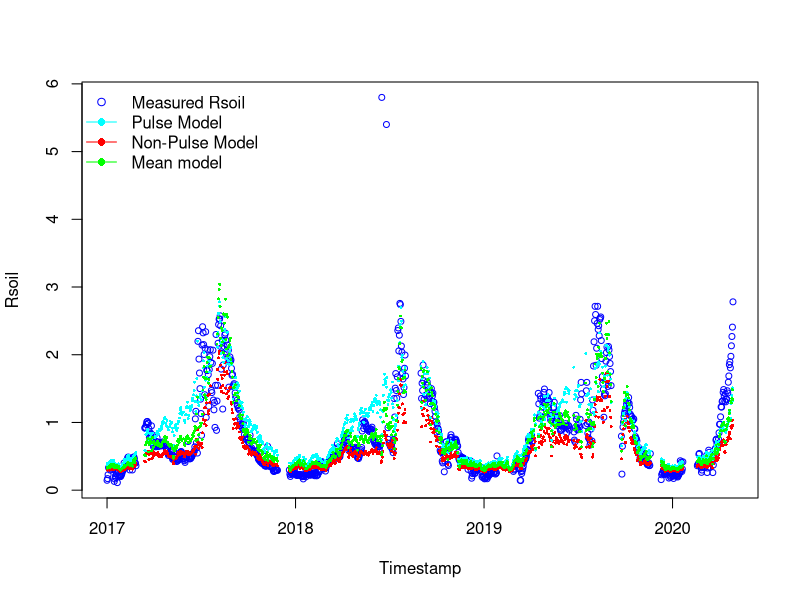
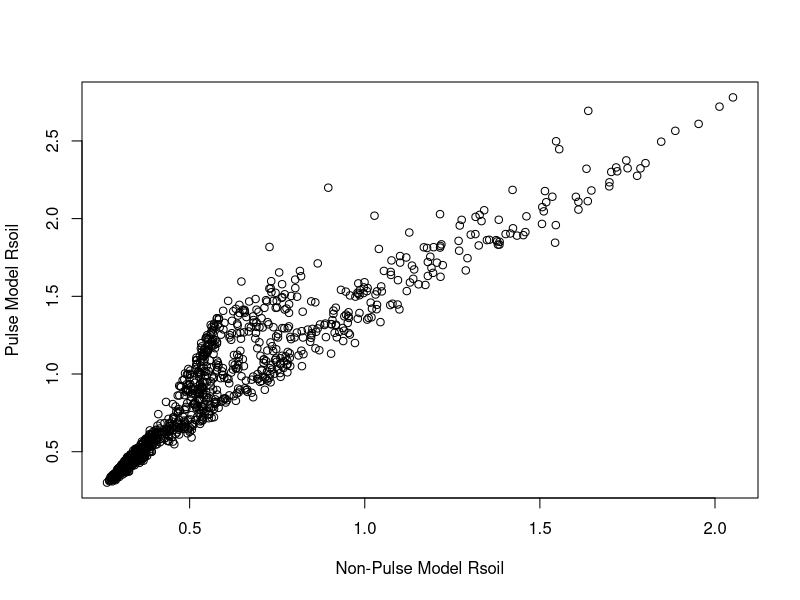
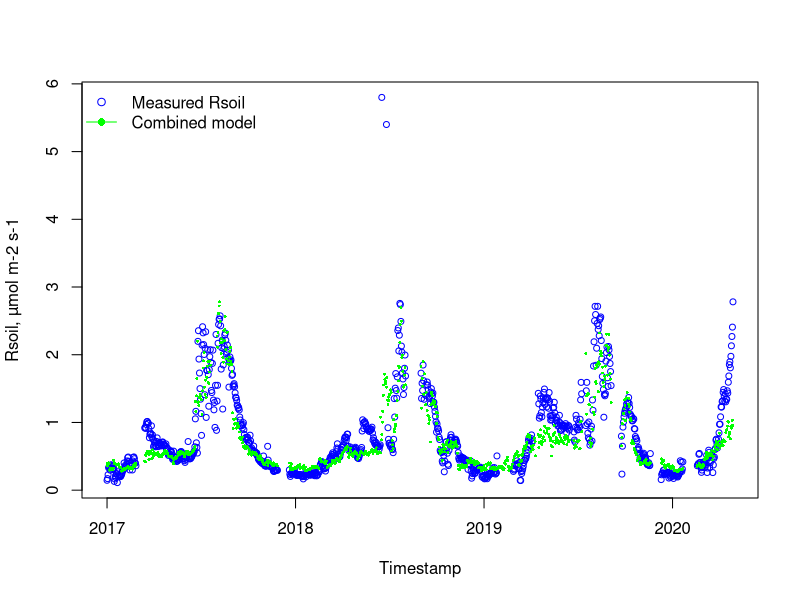
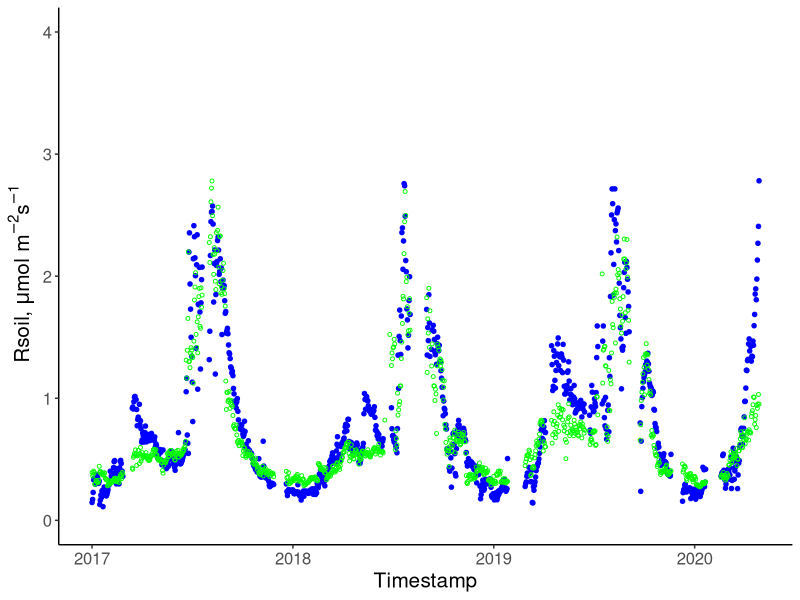

Generate these figures, in order, with R: (Note: this script raises an error after producing the figures.)
# 18-05-2024
# Anastasia Makhnykina

library(dplyr)
library(tidyr)
library(tidyverse)
library(lubridate)
library(ggplot2)
library(units)
library(stats)
library(grDevices)
library(readr)

# Open new files 
summary_Cham <- read.csv("data/All summary chamber.csv")
Pulse_Cham <- read.csv("data/Pulse sum chamber.csv")
NonPulse_Cham <- read.csv("data/NonPulse sum chamber.csv")

# Make sure in the Date format
NonPulse_Cham$date <- as.Date(NonPulse_Cham$date)
Pulse_Cham$date <- as.Date(Pulse_Cham$date)
summary_Cham$date <- as.Date(summary_Cham$date)

# CHECK COLUMN NAMES AND DATA TYPES
str(NonPulse_Cham)
str(Pulse_Cham)
str(summary_Cham)

###### Pulse time model ###########################
###################################################

# Assign variables
meanSWC_P =Pulse_Cham$meanSWC
meanST_P = Pulse_Cham$meanTsoil
meanGPP_P = Pulse_Cham$meanGPP
GPPmax_P = max(Pulse_Cham$meanGPP, na.rm=TRUE)

# Fit model
Param_model4_P <- nls(meanRsoil ~ Fref*((meanGPP_P/GPPmax_P +n)/1+n) *(1-c4*(0.1-meanSWC_P)^2)*exp(b4*meanST_P), 
                      data = Pulse_Cham,
                      start = list(Fref=0.75,  c4=56.54, b4=0.04, n=0.84),
                      control = nls.control(maxiter = 1000, minFactor = 0.01)
)
Summary_Model4_P = summary(Param_model4_P)

# Pulse parameters 
#Parameters:
        # Estimate Std. Error t value Pr(>|t|)    
# Fref  0.446910   0.060229   7.420 7.49e-13 ***
# c4    -1.058658   0.764587  -1.385    0.167    
# b4     0.044799   0.003433  13.049  < 2e-16 ***
#  n     0.298964   0.035638   8.389 9.29e-16 ***

FrefP = 0.446910 
SMoptP =0.125 
c4P = -1.058658   
b4P = 0.044799
nP= 0.298964

####### Non-Pulse model ###################
###########################################

# Assign variables
meanSWC_NP <- NonPulse_Cham$meanSWC
meanST_NP <- NonPulse_Cham$meanTsoil
meanGPP_NP <- NonPulse_Cham$meanGPP
GPPmax_NP <- max(NonPulse_Cham$meanGPP, na.rm = TRUE)

# Fit model
Param_model4_NP <- nls(meanRsoil ~ Fref*((meanGPP_NP/GPPmax_NP +n)/1+n) *
                         (1-c4*(0.1-meanSWC_NP)^2)*exp(b4*meanST_NP), 
                       data = NonPulse_Cham,
                       start = list(Fref=0.75, c4=56.54, b4=0.04, n=0.84),
                       control = nls.control(maxiter = 1000, minFactor = 0.01)
)
Summary_Model4_NP = summary(Param_model4_NP)

#Parameters:
#        Estimate Std. Error t value Pr(>|t|)    
# Fref   0.743454   0.035530  20.924   <2e-16 ***
#  c4   -1.668911   0.845241  -1.974   0.0488 *  
#  b4    0.023544   0.001437  16.383   <2e-16 ***
#  n     0.160941   0.007160  22.479   <2e-16 ***


# NON_Pulse parameters
FrefNP = 0.743454
SMoptNP =0.125 
c4NP = -1.668911  
b4NP = 0.023544
nNP=  0.160941

############### All time model #################################
################################################################

complete.cases(summary_Cham)

# Setting up drivers for all time
All_meanSWC = summary_Cham$meanSWC
All_meanST = summary_Cham$meanTsoil
All_meanGPP = summary_Cham$meanGPP
All_GPPmax = max(summary_Cham$meanGPP, na.rm = TRUE)

Param_model4_All <- nls(meanRsoil ~ Fref*((All_meanGPP/All_GPPmax +n)/1+n) *(1-c4*(0.1-All_meanSWC)^2)*exp(b4*All_meanST), 
                        data = summary_Cham,
                        start = list(Fref=0.75,  c4=56.54, b4=0.04, n=0.84),
                        control = nls.control(maxiter = 1000, minFactor = 0.01)
)
Summary_Model4_All = summary(Param_model4_All)

#Parameters:
#       Estimate Std. Error t value Pr(>|t|)    
# Fref  0.916427   0.062004  14.780   <2e-16 ***
# c4   -0.244660   0.542270  -0.451    0.652    
# b4    0.031851   0.001996  15.960   <2e-16 ***
# n     0.137391   0.007402  18.561   <2e-16 ***


# All-time parameters
FrefAll = 0.916427
SMoptAll =0.125 
c4All = -0.244660   
b4All = 0.031851
nAll= 0.137391

#run model for full time series based on non-pulse time parameters
ALL_model4_NP = FrefNP*((All_meanGPP/All_GPPmax +nNP)/1+nNP) *(1-c4NP*(SMoptNP-All_meanSWC)^2)*exp(b4NP*All_meanST)
#run model for full time series based on pulse time parameters
All_model4_P = FrefP*((All_meanGPP/All_GPPmax +nP)/1+nP) *(1-c4P*(SMoptP-All_meanSWC)^2)*exp(b4P*All_meanST)
#run all time model
All_model4 = FrefAll*((All_meanGPP/All_GPPmax +nAll)/1+nAll) *(1-c4All*(SMoptAll-All_meanSWC)^2)*exp(b4All*All_meanST)

# Plot the RECO time series
plot(summary_Cham$date, summary_Cham$meanRsoil, type = "p", col = "blue", xlab = "Timestamp", ylab = "Rsoil", cex = 0.8)

# Add the model output time series to the plot - CORRECT FIGURE
points(summary_Cham$date, ALL_model4_NP, col = "red", pch = 16, cex = 0.4)
points(summary_Cham$date, All_model4_P, col = "cyan", pch = 16, cex = 0.4, alpha=0.5)
points(summary_Cham$date, All_model4, col = "green", pch = 16, cex = 0.4, alpha=0.5)

# create the legend
legend(x = "topleft",
       legend = c("Measured Rsoil", "Pulse Model", "Non-Pulse Model", "Mean model"),
       pch = c(1, 16, 16,16),
       col = c("blue", "cyan", "red","green"),
       lty = c(NA, 1, 1,1),
       bty = "n")


plot(ALL_model4_NP,All_model4_P, xlab = "Non-Pulse Model Rsoil", ylab = "Pulse Model Rsoil")

# Create df with all measured and modelled fluxes
Rsoil_df <- summary_Cham %>%
  select(date, meanRsoil, max_pulse_duration)

Rsoil_df$PulseM <- All_model4_P
Rsoil_df$NonPulseM <- ALL_model4_NP
Rsoil_df$MeanM <- All_model4

Rsoil1 <- Rsoil_df %>%
  select (date, meanRsoil, max_pulse_duration, PulseM, NonPulseM) %>%
  mutate(case_when(max_pulse_duration == 0 ~ NonPulseM,
                   max_pulse_duration == 8 ~ PulseM,
                   max_pulse_duration == 14 ~ PulseM,
                   max_pulse_duration == 20 ~ PulseM))


plot(Rsoil1$date, Rsoil1$meanRsoil, type = "p", col = "blue", xlab = "Timestamp", 
     ylab =  "Rsoil, µmol m-2 s-1", cex = 0.8)

points(Rsoil1$date, Rsoil1$`case_when(...)`, col="green", pch = 16, cex = 0.4, alpha=0.5)
# create the legend
legend(x = "topleft",
       legend = c("Measured Rsoil", "Combined model"),
       pch = c(1, 16),
       col = c("blue", "green"),
       lty = c(NA, 1),
       bty = "n")

Rsoil_df$Rsoil_Combined <- Rsoil1$`case_when(...)`

Rsoil_df %>%
  na.omit() %>%
  ggplot(aes(x=date))+
  geom_point(aes(y = meanRsoil),shape=20, color = "blue", size = 2)+
  geom_point(aes(y=Rsoil_Combined),shape=1, size = 1, color = "green")+
  theme_classic()+
  theme(text = element_text(size = 15))+
  ylab(~paste("Rsoil, ", mu, "mol m"^-2,"s"^-1))+
  xlab("Timestamp")+
  ylim(0,4)


Rsoil_df %>%
  ggplot(aes(x=meanRsoil, y = Rsoil_Combined))+
  geom_point(shape=1)+
  theme_classic()+
  theme(text = element_text(size = 15))+
  stat_regline_equation(aes(label = paste(..eq.label..,..rr.label.., sep = "~~~~")))+
  stat_smooth(method = "lm",formula = y ~ x ,size = 1)+
  ylab(~paste("Modelled Rsoil, ", mu, "mol m"^-2,"s"^-1))+
  xlab(~paste("Measured Rsoil, ", mu, "mol m"^-2,"s"^-1))+
  #ggtitle('Non-pulse time')+
  ylim(0,4)+
  xlim(0,4)

# calculate RMSE
rmse_MeanMod <- sqrt(sum((Rsoil_df$Rsoil_Combined - Rsoil_df$meanRsoil)^2, na.rm=TRUE)/nrow(Rsoil_df))

# calculate MAPE -  Mean absolute percent error
mape_MeanMod <- mean(abs((Rsoil_df$Rsoil_Combined - Rsoil_df$meanRsoil) / Rsoil_df$meanRsoil), na.rm=TRUE) * 100

# calculate R-squared
r_squared_MeanMod <- cor(Rsoil_df$Rsoil_Combined, Rsoil_df$meanRsoil, use = "complete.obs")^2


###### Calculate cumulative flux for - Mean model, Including Pulse and non-pulse together and measured fluxes ######
####################################################################################################################

### Create df with just fluxes #####

Rsoildf_new <- Rsoil_df %>%
  na.omit() %>%
  select (date, meanRsoil, MeanM, Rsoil_Combined)

Rsoildf_new$culMeasured <- ave(Rsoildf_new$meanRsoil, FUN = cumsum)  
Rsoildf_new$culMeanMod <- ave(Rsoildf_new$MeanM, FUN = cumsum)  
Rsoildf_new$culCombined <- ave(Rsoildf_new$Rsoil_Combined, FUN = cumsum)  


plot(Rsoildf_new$date,Rsoildf_new$culMeasured,  type = "l", col = "blue", xlab = "Year", 
     ylab =  "Cumulative Rsoil", cex = 0.8)
lines(Rsoildf_new$date, Rsoildf_new$culMeanMod, type = "l", col = "red")
lines(Rsoildf_new$date, Rsoildf_new$culCombined, type = "l", col = "green")

legend(x = "topleft",
       legend = c("Measured Rsoil", "Mean model", "Combined models" ),
       pch = c(1, 16, 16),
       col = c("blue", "red", "green"),
       lty = c(NA, 1,1),
       bty = "n")



sum(Rsoildf_new$meanRsoil)
sum(Rsoildf_new$MeanM)
sum(Rsoildf_new$Rsoil_Combined)
